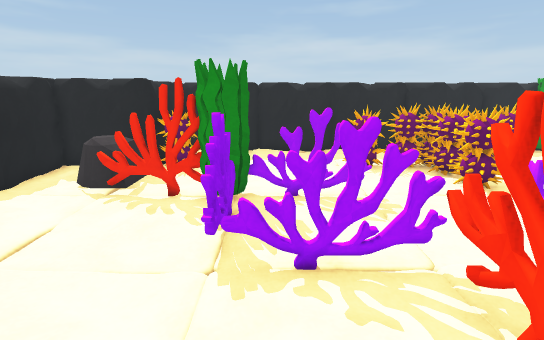
view 1 (above)

20 first-person views from a walk through a 3-D level made in the Unity game engine. The camera is 1.4 m above the floor, tilts 14° down and sees 85° across. The floor is counted in squares, 0.5 m on a side. Each view is taken from the middle of a square. On the plan, view 1 faces up. The plan holds only what a view shows up to about 20 squares ahead; the rest is blank. The place goes on beyond the plan. Some animated figures are left out.

view 2
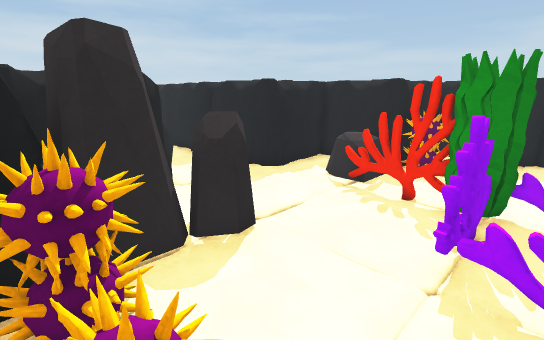

view 3
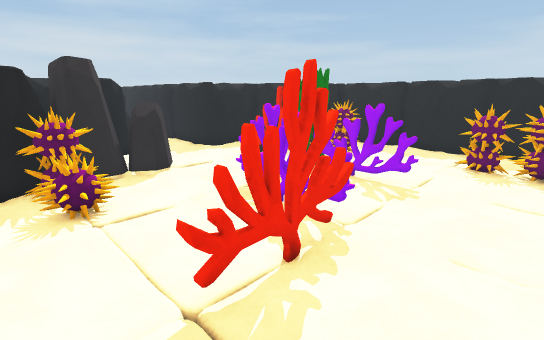

view 4
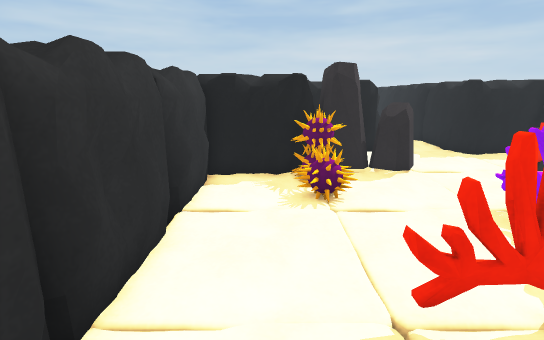

view 5
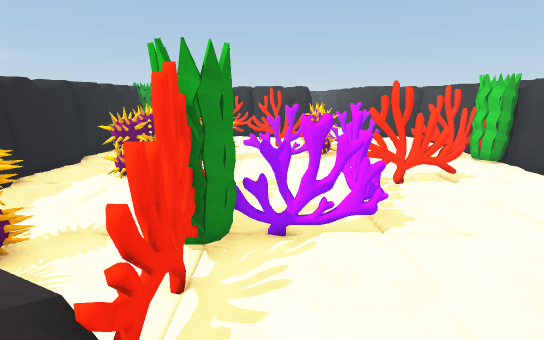

view 6
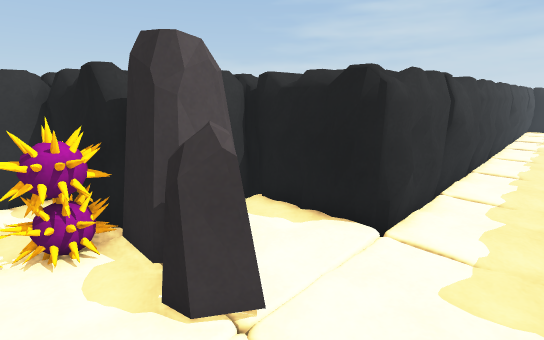

view 7
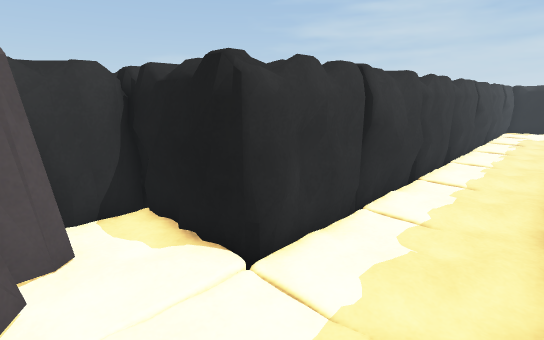

view 8
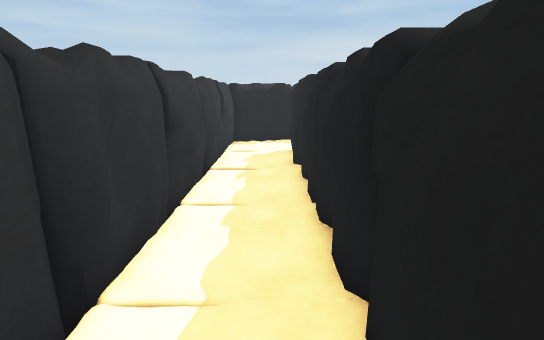

view 9
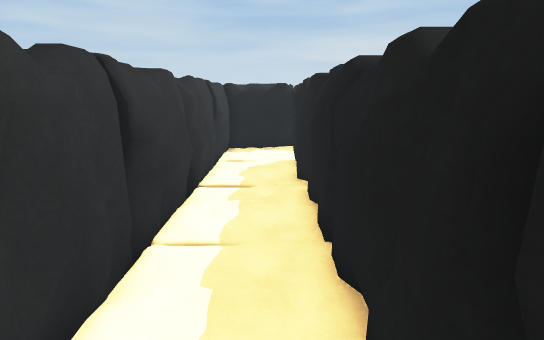

view 10
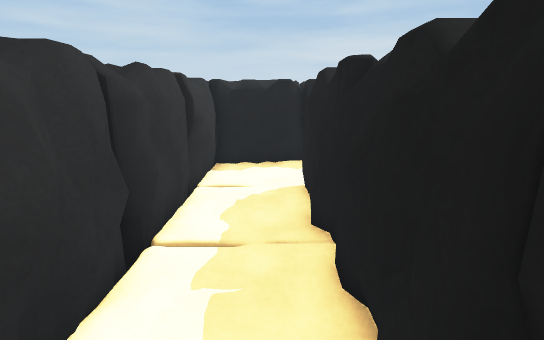

view 11
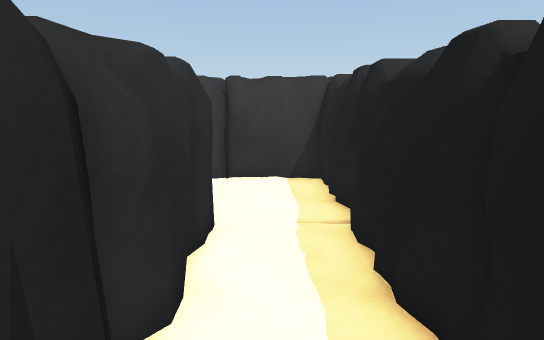

view 12
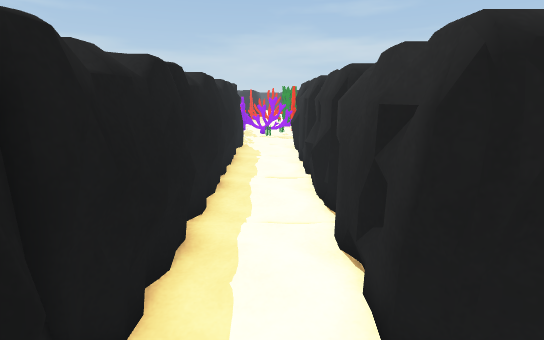

view 13
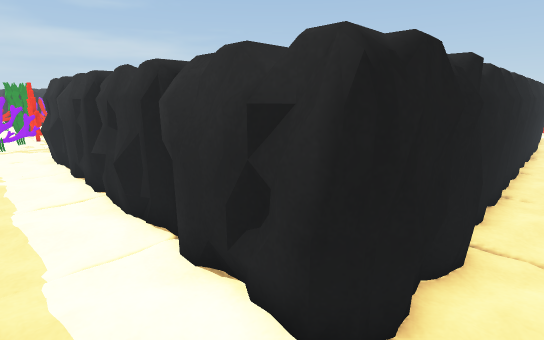

view 14
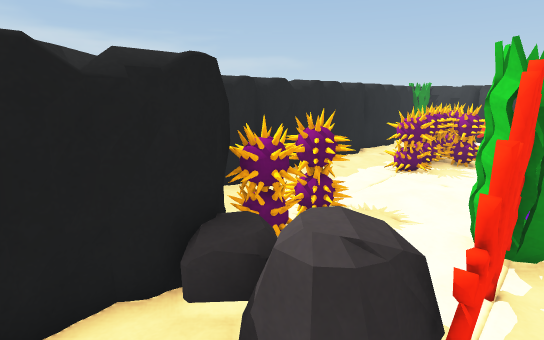

view 15
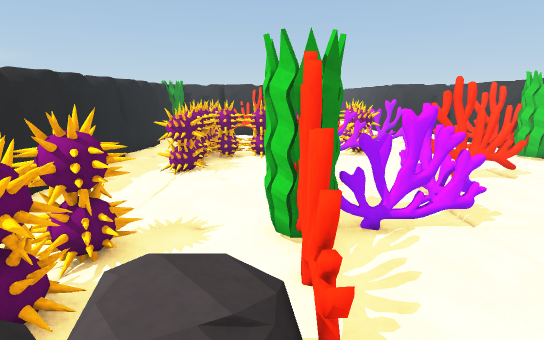

view 16
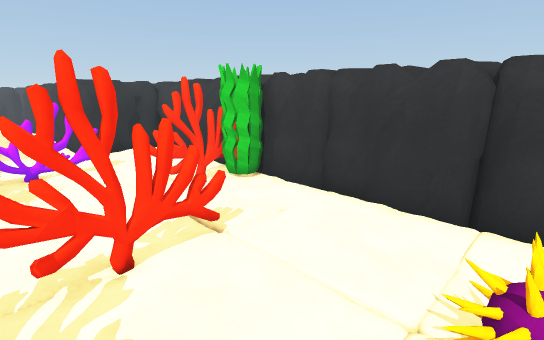

view 17
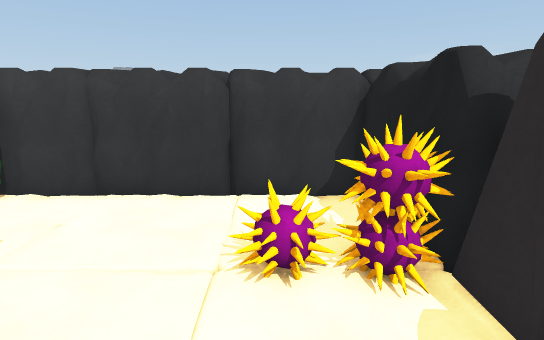

view 18
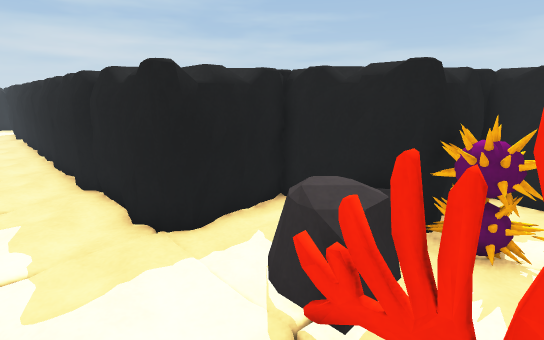

view 19
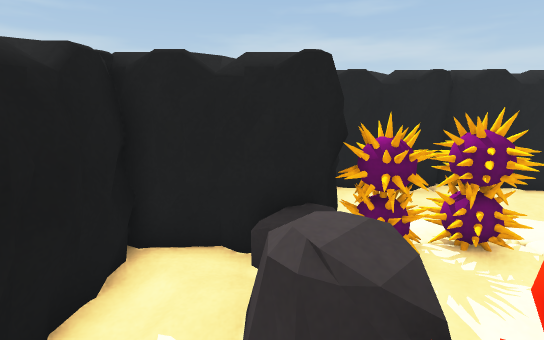

view 20
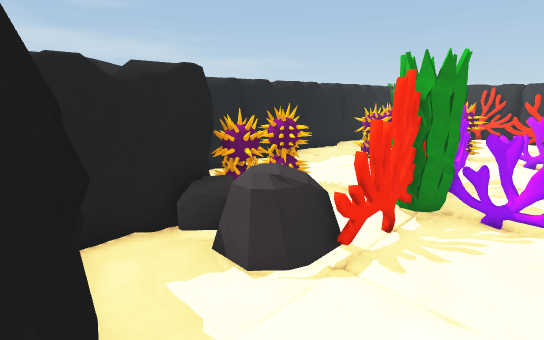

### Floor plan
Key: @ floor where view 1 was taken; # wall or solid block; . floor; = window, fence, low wall or low ledge; ^ raised ledge; R rock; O other object.
Columns run from 36 left of view 1 to 9 right of it. Each row starts with its distance up from view 1.
 18 #. #^
 17 #..##                            ^^  ^^  ^
 16 #..##                          ^###^^^#######^
 15 #..#^                         ^^.............
 14 #=.#^                          #.............
 13 #..#^                      ^^^^#OOO....OOOOOO
 12 #..##                      ###=OOOOO...OOOOOO
 11 #..#^                      ##.OO..........OO.
 10 #=.#^                     ^##.RO..........OO.
  9 #..#^^ ^^^^^#          #^^^##.RROOOO......OO.
  8 #...#^######################...OOOOOOOOO...O.
  7 #..................................O.......O.
  6 #=.................................O.......O.
  5 ####.###.##################........O.OOO...OO
  4   #########              ###..RR.......O...OO
  3                            #..RR.......O.....
  2                            #.RRR.......O.....
  1                            ##RRR..O....O.....
  0                            #####..O.@......O.
 -1                                ##..........O.
 -2                                ##.........OO.
 -3                                 ##########OO##
 -4                                   ##^^^^^^^##^
 -5                                    #^

Positions as (right, up) in squares from view 1, and headings:
1: (0, 0), facing up
2: (0, 0), facing up-left
3: (6, -1), facing up-left
4: (6, -1), facing left
5: (-7, 7), facing right
6: (-3, 7), facing down-left
7: (-6, 8), facing down-left
8: (-17, 7), facing left
9: (-19, 7), facing left
10: (-23, 7), facing left
11: (-34, 15), facing down
12: (-34, 6), facing up
13: (-35, 7), facing up-right
14: (-8, 8), facing up-right
15: (-7, 9), facing right
16: (-2, 4), facing down-right
17: (-2, 5), facing down
18: (-3, 6), facing up-left
19: (-6, 7), facing up
20: (-9, 6), facing up-right
